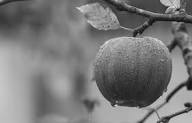
#> input picture applecode.jpg, 192 x 123 px
$ python readimage.py
#> lines starting #> are read from the running program, lines starting #| are printed output that depends on the picture
import cv2
import numpy


image= cv2.imread("applecode.jpg")
#> image is the input picture: shape (123, 192, 3); min 9, max 230, mean 121.3
image2= cv2.imread("cat.jpg")
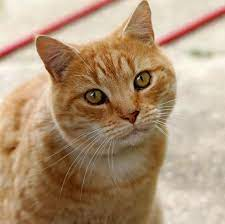
#> input picture cat.jpg, 225 x 224 px
#> image2 is the input picture: shape (224, 225, 3); mean B, G, R 120.9, 148.9, 175.8


grayImage=cv2.cvtColor(image2,cv2.COLOR_RGB2GRAY)
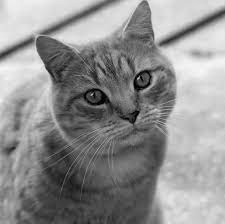
#> grayImage: shape (224, 225); min 0, max 248, mean 143.6
print(grayImage)
#> (printed output is left out)
cv2.imshow("mywindow",grayImage)

cv2.waitKey(0)
cv2.destroyAllWindows()


# [5 lines of commented-out code are left out]
